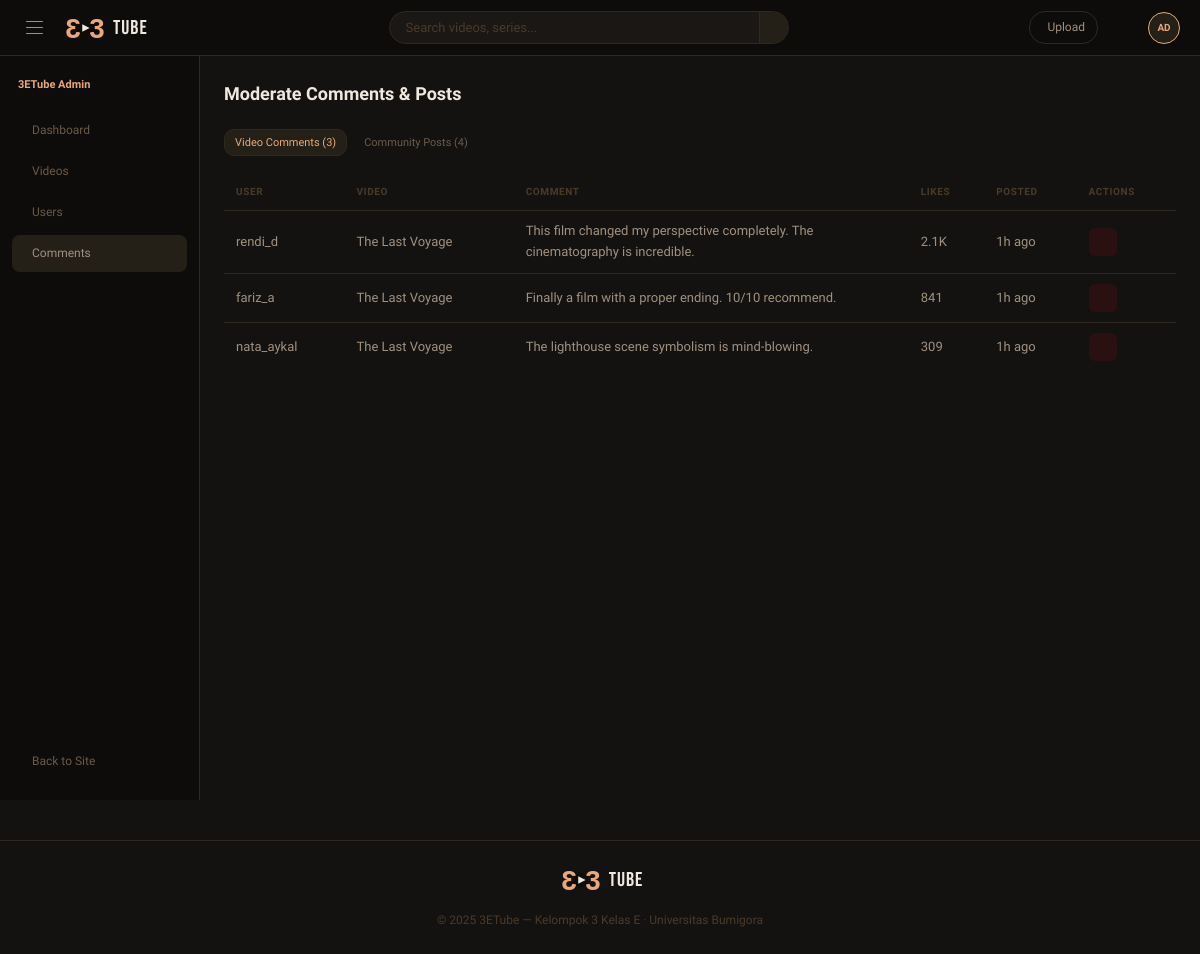
The app's page /admin/comments.php (signed in) with its own data.
### tables this page shows
CREATE TABLE `users` (
  `id`         INT AUTO_INCREMENT PRIMARY KEY,
  `username`   VARCHAR(50)  NOT NULL UNIQUE,
  `email`      VARCHAR(100) NOT NULL UNIQUE,
  `password`   VARCHAR(255) NOT NULL,
  `full_name`  VARCHAR(100) DEFAULT NULL,
  `avatar`     VARCHAR(255) DEFAULT NULL,
  `bio`        TEXT         DEFAULT NULL,
  `role`       ENUM('user','admin') DEFAULT 'user',
  `is_active`  TINYINT(1) DEFAULT 1,
  `created_at` TIMESTAMP DEFAULT CURRENT_TIMESTAMP,
  `updated_at` TIMESTAMP DEFAULT CURRENT_TIMESTAMP ON UPDATE CURRENT_TIMESTAMP
);

CREATE TABLE `comments` (
  `id`         INT AUTO_INCREMENT PRIMARY KEY,
  `video_id`   INT DEFAULT NULL,
  `user_id`    INT NOT NULL,
  `parent_id`  INT DEFAULT NULL,
  `body`       TEXT NOT NULL,
  `likes`      INT DEFAULT 0,
  `created_at` TIMESTAMP DEFAULT CURRENT_TIMESTAMP,
  FOREIGN KEY (`video_id`)  REFERENCES `videos`(`id`)   ON DELETE CASCADE,
  FOREIGN KEY (`user_id`)   REFERENCES `users`(`id`)    ON DELETE CASCADE,
  FOREIGN KEY (`parent_id`) REFERENCES `comments`(`id`) ON DELETE CASCADE
);

CREATE TABLE `videos` (
  `id`           INT AUTO_INCREMENT PRIMARY KEY,
  `title`        VARCHAR(200) NOT NULL,
  `slug`         VARCHAR(220) NOT NULL UNIQUE,
  `description`  TEXT DEFAULT NULL,
  `video_url`    VARCHAR(255) NOT NULL,
  `thumbnail`    VARCHAR(255) DEFAULT NULL,
  `duration_sec` INT NOT NULL DEFAULT 0,
  `category_id`  INT DEFAULT NULL,
  `views`        INT DEFAULT 0,
  `status`       ENUM('live','draft','banned') DEFAULT 'draft',
  `uploaded_by`  INT DEFAULT NULL,
  `created_at`   TIMESTAMP DEFAULT CURRENT_TIMESTAMP,
  `updated_at`   TIMESTAMP DEFAULT CURRENT_TIMESTAMP ON UPDATE CURRENT_TIMESTAMP,
  FOREIGN KEY (`category_id`) REFERENCES `categories`(`id`) ON DELETE SET NULL,
  FOREIGN KEY (`uploaded_by`) REFERENCES `users`(`id`) ON DELETE SET NULL
);

### includes/config.php (called while the page is built, shortened)
<?php
function getDB(): PDO {
    static $pdo = null;
    if ($pdo === null) {
        try {
            $dsn = 'mysql:host=' . DB_HOST . ';dbname=' . DB_NAME . ';charset=utf8mb4';
            $pdo = new PDO($dsn, DB_USER, DB_PASS, [
                PDO::ATTR_ERRMODE            => PDO::ERRMODE_EXCEPTION,
                PDO::ATTR_DEFAULT_FETCH_MODE => PDO::FETCH_ASSOC,
                PDO::ATTR_EMULATE_PREPARES   => false,
            ]);
        } catch (PDOException $e) {
            die('<div style="font-family:sans-serif;padding:40px;color:#c00"><h2>Database connection failed</h2><p>' . htmlspecialchars($e->getMessage()) . '</p><p>Pastikan database <b>3etube</b> sudah dibuat dan diimport di phpMyAdmin.</p></div>');
        }
    }
    return $pdo;
}
function isLoggedIn(): bool {
    return isset($_SESSION['user_id']);
}
function currentUser(): ?array {
    static $user = null;
    if ($user === null) {
        $db   = getDB();
        $stmt = $db->prepare('SELECT * FROM users WHERE id = ?');
        $stmt->execute([$_SESSION['user_id']]);
        $user = $stmt->fetch() ?: null;
    }
    return $user;
}
function formatViews(int $n): string {
    if ($n >= 1_000)     return round($n / 1_000, 1) . 'K';
    return (string)$n;
}
function timeAgo(string $datetime): string {
    $diff = time() - strtotime($datetime);
    if ($diff < 86400) return floor($diff / 3600) . 'h ago';
    return floor($diff / 86400) . 'd ago';
}
function e(?string $s): string {
    return htmlspecialchars($s ?? '', ENT_QUOTES, 'UTF-8');
}

### admin/comments.php (the view, shortened to what this page needs)
<?php
require_once '../includes/config.php';
$db = getDB();
$tab = $_GET['tab'] ?? 'comments';
$comments = $db->query("SELECT c.*, u.username, v.title AS video_title FROM comments c
    JOIN users u ON u.id=c.user_id LEFT JOIN videos v ON v.id=c.video_id ORDER BY c.created_at DESC LIMIT 100")->fetchAll();
$posts = $db->query("SELECT p.*, u.username, v.title AS video_title,
    (SELECT COUNT(*) FROM post_replies WHERE post_id=p.id) AS reply_count
    FROM posts p JOIN users u ON u.id=p.user_id LEFT JOIN videos v ON v.id=p.video_id
    ORDER BY p.created_at DESC LIMIT 100")->fetchAll();
require_once '../includes/header.php';
?>
<div class="admin-layout">
  <?php include '_sidebar.php'; ?>
  <div class="admin-content">
    <div class="admin-title">Moderate Comments & Posts</div>
    <div class="tabs" style="margin-bottom:18px;margin-left:0">
      <a href="comments.php?tab=comments" class="tab <?= $tab==='comments'?'active':'' ?>">Video Comments (<?= count($comments) ?>)</a>
      <a href="comments.php?tab=posts" class="tab <?= $tab==='posts'?'active':'' ?>">Community Posts (<?= count($posts) ?>)</a>
    </div>
    <?php if ($tab === 'comments'): ?>
    <table class="data-table">
      <thead><tr><th>User</th><th>Video</th><th>Comment</th><th>Likes</th><th>Posted</th><th>Actions</th></tr></thead>
      <tbody>
      <?php if (!$comments): ?><tr><td colspan="6" style="text-align:center;color:var(--dark);padding:24px">Belum ada komentar.</td></tr>
      <?php else: foreach ($comments as $c): ?>
        <tr>
          <td><?= e($c['username']) ?></td>
          <td><?= e($c['video_title'] ?? '—') ?></td>
          <td style="max-width:280px"><?= e(mb_strimwidth($c['body'],0,80,'...')) ?></td>
          <td><?= formatViews($c['likes']) ?></td>
          <td><?= timeAgo($c['created_at']) ?></td>
          <td><div class="tbl-acts"><a href="comments.php?delete_comment=<?= $c['id'] ?>" class="del" title="Delete" onclick="return confirm('Hapus komentar ini?')"><i class="ti ti-trash"></i></a></div></td>
        </tr>
      <?php endforeach; endif; ?>
      </tbody>
    </table>
    <?php endif; ?>
  </div>
</div>
<?php require_once '../includes/footer.php'; ?>

### includes/header.php (shortened to what this page needs)
<?php
require_once __DIR__ . '/config.php';
$user = currentUser();
?>
<!DOCTYPE html>
<html lang="id">
<head>
<link rel="stylesheet" href="<?= BASE_URL ?>/css/main.css"/>
<link rel="stylesheet" href="https://cdn.jsdelivr.net/npm/@tabler/icons-webfont@3.19.0/dist/tabler-icons.min.css"/>
</head>
<body>
<nav class="navbar" id="navbar">
  <div class="nav-left">
    <button class="hamburger" id="sidebarToggle" aria-label="Toggle category menu">
      <span></span><span></span><span></span>
    </button>
    <a href="<?= BASE_URL ?>/index.php" class="logo-link">
      <svg class="logo-svg" viewBox="0 0 52 32" fill="none" xmlns="http://www.w3.org/2000/svg" aria-label="3ETube logo">
        <text x="13" y="27" font-family="Arial Black,Arial" font-weight="900" font-size="30"
              fill="#e8a87c" text-anchor="middle" transform="matrix(-1,0,0,1,26,0)">3</text>
        <text x="39" y="27" font-family="Arial Black,Arial" font-weight="900" font-size="30"
              fill="#e8a87c" text-anchor="middle">3</text>
      </svg>
      <span class="logo-word">Tube</span>
    </a>
  </div>
  <div class="nav-center">
    <form class="search-wrap" action="<?= BASE_URL ?>/search.php" method="GET">
      <input type="text" name="q" placeholder="Search videos, series..." value="<?= e($_GET['q'] ?? '') ?>"/>
      <button type="submit" class="search-btn" aria-label="Search"><i class="ti ti-search"></i></button>
    </form>
  </div>
  <div class="nav-right">
    <?php if (isLoggedIn()): ?>
      <a href="<?= BASE_URL ?>/upload.php" class="upload-btn"><i class="ti ti-plus"></i> Upload</a>
      <div class="ib notif-wrap" id="notifBtn">
      </div>
      <div class="nav-avatar" id="avatarBtn">
        <?= strtoupper(substr($user['username'], 0, 2)) ?>
      </div>
    <?php else: ?>
      <a href="<?= BASE_URL ?>/login.php"    class="btn-ghost">Sign In</a>
      <a href="<?= BASE_URL ?>/register.php" class="btn-primary">Join Free</a>
    <?php endif; ?>
  </div>
</nav>

### css/main.css (style rules this page uses)
:root { --bg:#141210; --bg2:#1a1714; --bg3:#201d18; --surface:#242018; --border:#2e2820; --accent:#e8a87c; --accent2:#d4956a; --cream:#f0e8df; --muted:#a09080; --dim:#6a5a4a; --dark:#4a3a2a; --danger:#c87070; --success:#7ab07a; --nav-h:56px; --radius:10px; --radius-lg:14px; }
*,*::before,*::after { box-sizing:border-box;margin:0;padding:0 }
html { scroll-behavior:smooth }
body { font-family:'Sora',sans-serif;background:var(--bg);color:var(--cream);min-height:100vh;line-height:1.6 }
a { text-decoration:none;color:inherit }
input,button,select,textarea { font-family:inherit }
button { cursor:pointer }
.navbar { position:sticky;top:0;z-index:100;background:#0e0c0a;height:var(--nav-h);display:flex;align-items:center;padding:0 20px;gap:12px;border-bottom:.5px solid var(--border) }
.nav-left { display:flex;align-items:center;gap:12px;flex-shrink:0 }
.nav-center { flex:1;display:flex;justify-content:center }
.nav-right { display:flex;align-items:center;gap:8px;flex-shrink:0;margin-left:auto }
.hamburger { display:flex;flex-direction:column;gap:4.5px;cursor:pointer;padding:6px;background:none;border:none;border-radius:8px;transition:background .15s }
.hamburger span { display:block;width:17px;height:1.5px;background:var(--muted);border-radius:2px;transition:.2s }
.logo-link { display:flex;align-items:center;gap:4px;cursor:pointer }
.logo-svg { width:48px;height:30px }
.logo-word { font-family:'Bebas Neue',sans-serif;font-size:20px;color:var(--cream);letter-spacing:1px;line-height:1 }
.search-wrap { width:100%;max-width:400px;display:flex;border:.5px solid var(--border);border-radius:22px;overflow:hidden;background:var(--bg2) }
.search-wrap input { flex:1;background:transparent;border:none;outline:none;padding:8px 16px;font-size:13px;color:var(--cream) }
.search-wrap input::placeholder { color:var(--dark) }
.search-btn { background:var(--surface);border:none;border-left:.5px solid var(--border);padding:0 14px;display:flex;align-items:center }
.upload-btn { display:flex;align-items:center;gap:5px;padding:6px 12px;border-radius:16px;border:.5px solid var(--border);color:var(--muted);font-size:12px;font-weight:500;transition:background .15s }
.ib { width:34px;height:34px;border-radius:50%;display:flex;align-items:center;justify-content:center;cursor:pointer;position:relative;transition:background .15s }
.nav-avatar { width:32px;height:32px;border-radius:50%;background:var(--surface);border:1.5px solid var(--accent);display:flex;align-items:center;justify-content:center;font-size:10px;font-weight:700;color:var(--accent);cursor:pointer;position:relative }
.tabs { display:flex;gap:6px;margin-left:auto;flex-wrap:wrap }
.tab { font-size:11px;color:var(--dim);padding:4px 10px;border-radius:10px;border:.5px solid transparent }
.tab.active,.tab:hover { background:var(--surface);color:var(--accent);border-color:var(--border) }
.admin-layout { display:flex;min-height:calc(100vh - var(--nav-h)) }
.admin-content { flex:1;padding:24px;overflow-x:auto }
.admin-title { font-size:18px;font-weight:700;color:var(--cream);margin-bottom:20px }
.data-table { width:100%;border-collapse:collapse;font-size:13px }
.data-table th { padding:10px 12px;text-align:left;font-size:10px;font-weight:700;color:var(--dark);text-transform:uppercase;letter-spacing:.06em;border-bottom:.5px solid var(--border) }
.data-table td { padding:10px 12px;color:var(--muted);border-bottom:.5px solid var(--border);vertical-align:middle }
.data-table tr:last-child td { border-bottom:none }
.tbl-acts { display:flex;gap:6px }
.tbl-acts a,.tbl-acts button { width:28px;height:28px;border-radius:6px;background:var(--surface);display:flex;align-items:center;justify-content:center;border:none }
.tbl-acts .del { background:#2a1010 }

### records on screen
users: username "AD"
comments: user.username "rendi_d", video.title "The Last Voyage", body "This film changed my perspective completely. The cinematography is incredible.", likes "2.1K", created_at "1h ago"
comments: user.username "fariz_a", video.title "The Last Voyage", body "Finally a film with a proper ending. 10/10 recommend.", likes "841", created_at "1h ago"
comments: user.username "nata_aykal", video.title "The Last Voyage", body "The lighthouse scene symbolism is mind-blowing.", likes "309", created_at "1h ago"

### other values on screen
count($comments) "3"
count($posts) "4"
